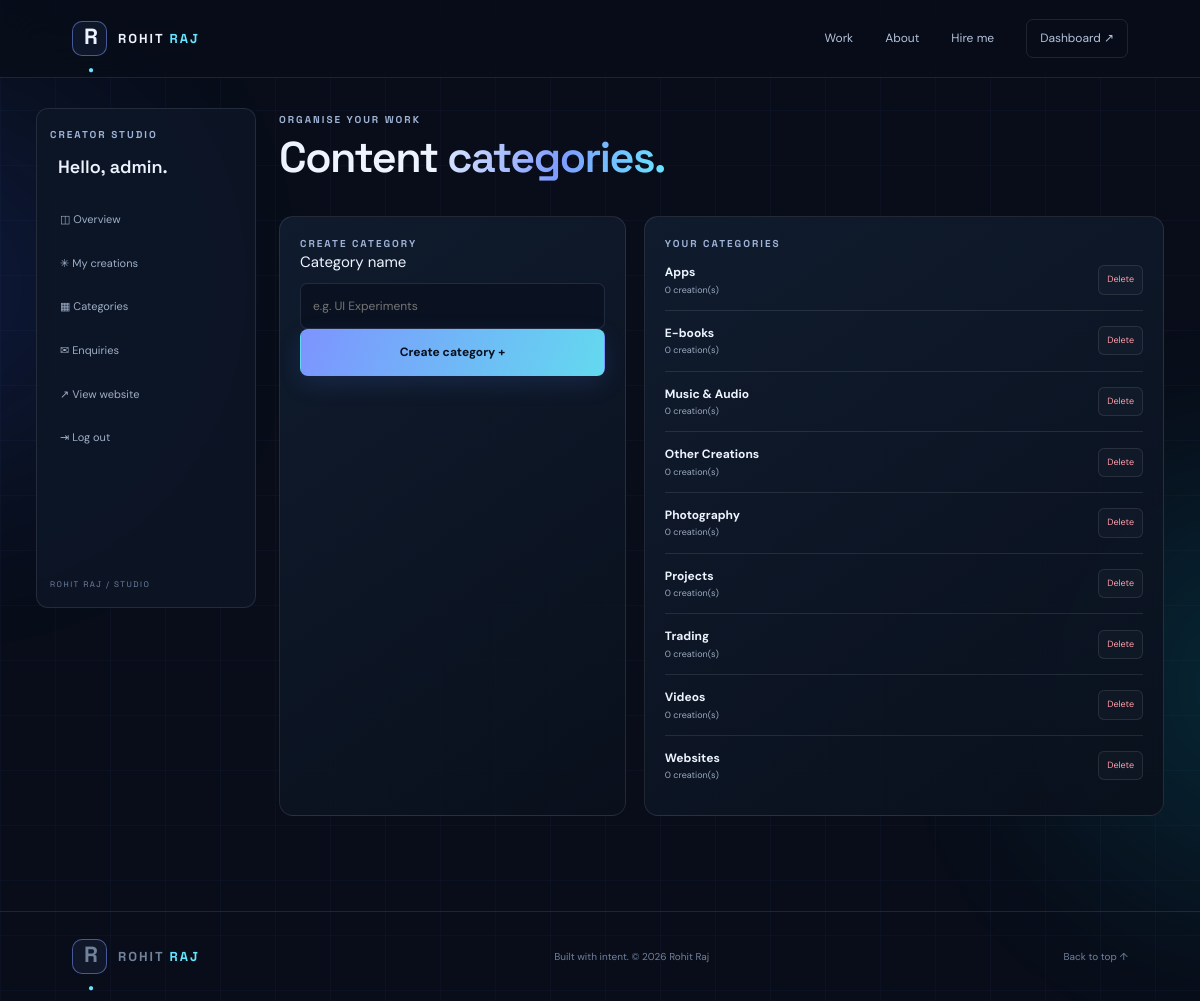
The page /admin/categories (signed in) on the database its author committed.
### app.py (models this page shows)
class Category(db.Model):
    id = db.Column(db.Integer, primary_key=True)
    name = db.Column(db.String(80), unique=True, nullable=False)
    slug = db.Column(db.String(100), unique=True, nullable=False)

### app.py (the view, shortened to what this page needs)
@app.route("/admin/categories",methods=["GET","POST"])
@admin_required
def categories_page():
    return render_template("admin/categories.html",categories=Category.query.order_by(Category.name).all())

### app.py (called while the page is built)
def admin_required(fn):
    @wraps(fn)
    def inner(*args, **kwargs):
        if not session.get("admin_id"): return redirect(url_for("admin_login", next=request.path))
        return fn(*args, **kwargs)
    return inner

@app.context_processor
def globals_for_templates():
    return {"site_name":"ROHIT RAJ","current_year":datetime.now().year,"logged_in":bool(session.get("admin_id"))}

### templates/admin/categories.html
{% extends "admin/base_admin.html" %}{% block title %}Categories — Rohit Raj{% endblock %}{% block admin_content %}<div class="admin-head"><div><div class="kicker">ORGANISE YOUR WORK</div><h1>Content <span class="gradient">categories.</span></h1></div></div><div class="category-grid"><form method="post" class="panel"><div class="kicker">CREATE CATEGORY</div><label>Category name<input name="name" required maxlength="80" placeholder="e.g. UI Experiments"></label><button class="btn primary full">Create category +</button></form><div class="panel"><div class="kicker">YOUR CATEGORIES</div>{% for c in categories %}<div class="category-row"><span><b>{{ c.name }}</b><small>{{ c.creations|length }} creation(s)</small></span>{% if not c.creations %}<form method="post" action="{{ url_for('delete_category',cat_id=c.id) }}"><button class="mini danger">Delete</button></form>{% else %}<small>In use</small>{% endif %}</div>{% endfor %}</div></div>{% endblock %}

### templates/admin/base_admin.html
{% extends "base.html" %}{% block content %}<div class="admin-layout"><aside class="sidebar"><div class="kicker">CREATOR STUDIO</div><h3>Hello, {{ session.get('admin_username','Admin') }}.</h3><nav><a href="{{ url_for('admin_dashboard') }}">◫ Overview</a><a href="{{ url_for('admin_creations') }}">✳ My creations</a><a href="{{ url_for('categories_page') }}">▦ Categories</a><a href="{{ url_for('messages_page') }}">✉ Enquiries</a><a href="{{ url_for('index') }}" target="_blank">↗ View website</a><a href="{{ url_for('admin_logout') }}">⇥ Log out</a></nav><small>ROHIT RAJ / STUDIO</small></aside><section class="admin-main">{% block admin_content %}{% endblock %}</section></div>{% endblock %}

### templates/base.html (shortened to what this page needs)
<!doctype html><html lang="en"><head><link rel="stylesheet" href="{{ url_for('static',filename='css/style.css') }}"></head><body><div class="ambient a2"></div><header class="topbar"><a class="brand" href="{{ url_for('index') }}"><span class="brand-mark">R<span>.</span></span><span>ROHIT <em>RAJ</em></span></a><nav class="nav-links"><a href="{{ url_for('index') }}#work">Work</a><a href="{{ url_for('index') }}#about">About</a><a href="{{ url_for('index') }}#contact">Hire me</a>{% if logged_in %}<a class="nav-admin" href="{{ url_for('admin_dashboard') }}">Dashboard ↗</a>{% else %}<a class="nav-admin" href="{{ url_for('admin_login') }}">Admin</a>{% endif %}</nav></header><main>{% block content %}{% endblock %}</main><footer class="footer"><a class="brand" href="{{ url_for('index') }}"><span class="brand-mark">R<span>.</span></span><span>ROHIT <em>RAJ</em></span></a><span>Built with intent. © {{ current_year }} Rohit Raj</span><a href="#top">Back to top ↑</a></footer></body></html>

### style.css (style rules this page uses)
:root { --bg:#080d19;--panel:#101a2b;--text:#edf4ff;--muted:#9baac0;--blue:#7895ff;--cyan:#65e5ff;--line:#ffffff19;--display:'Space Grotesk',sans-serif;--body:'DM Sans',sans-serif }
* { box-sizing:border-box }
html { scroll-behavior:smooth;scroll-padding-top:90px }
body { margin:0;background:var(--bg);color:var(--text);font:15px/1.7 var(--body);overflow-x:hidden;background-image:linear-gradient(#6b8dff09 1px,transparent 1px),linear-gradient(90deg,#6b8dff09 1px,transparent 1px);background-size:55px 55px }
a { color:inherit;text-decoration:none }
input,textarea,select,button { font:inherit }
.ambient { position:fixed;width:370px;height:370px;border-radius:50%;filter:blur(110px);opacity:.15;pointer-events:none;z-index:-1 }
.a2 { background:#00d5ee;right:-250px;top:50% }
.topbar { height:78px;padding:0 6%;display:flex;align-items:center;justify-content:space-between;border-bottom:1px solid var(--line);position:sticky;top:0;background:#080d19d9;backdrop-filter:blur(18px);z-index:50 }
.brand { display:flex;align-items:center;gap:11px;font:700 13px var(--display);letter-spacing:2px }
.brand em { font-style:normal;color:var(--cyan) }
.brand-mark { width:35px;height:35px;border:1px solid #7895ff88;border-radius:10px;display:grid;place-items:center;font-size:22px;letter-spacing:-3px;background:#7895ff12 }
.brand-mark span { color:var(--cyan) }
.nav-links { display:flex;gap:32px;align-items:center;color:#b4c3da;font-size:12px }
.nav-admin { padding:8px 13px;border:1px solid var(--line);border-radius:7px }
.eyebrow,.kicker { font:700 10px var(--display);letter-spacing:2px;color:#9eb3d5 }
.gradient { background:linear-gradient(105deg,#dce7ff,#7e9cff 52%,#67e7ff);color:transparent;background-clip:text;-webkit-background-clip:text }
.btn { display:inline-flex;align-items:center;justify-content:center;gap:18px;padding:12px 17px;border-radius:8px;border:1px solid transparent;font-size:12px;font-weight:700;cursor:pointer;transition:.2s }
.primary { color:#07101f;background:linear-gradient(110deg,#7d94ff,#63d9ef);box-shadow:0 8px 25px #5988ff24 }
.form,.panel,.detail-aside { border:1px solid var(--line);border-radius:14px;background:linear-gradient(145deg,#111d30e8,#0a101ce8);padding:23px;min-width:0 }
.form input,.form textarea,.form select,.editor input,.editor textarea,.editor select,.category-grid input,.status-form select { display:block;width:100%;margin-top:7px;border:1px solid #9fb8e226;border-radius:7px;background:#0a1221;color:var(--text);padding:12px;outline:none;font-size:12px }
.full { width:100% }
.footer { min-height:90px;border-top:1px solid var(--line);padding:22px 6%;display:flex;align-items:center;justify-content:space-between;gap:18px;color:#71829d;font-size:10px }
.admin-layout { width:min(1320px,94%);margin:30px auto 75px;display:grid;grid-template-columns:220px minmax(0,1fr);gap:23px;align-items:start }
.sidebar { position:sticky;top:100px;border:1px solid var(--line);border-radius:12px;padding:19px 13px;background:#0d1626ed;min-height:500px }
.sidebar h3 { font:600 18px var(--display);margin:14px 8px 22px }
.sidebar nav { display:grid;gap:5px }
.sidebar nav a { padding:10px;border-radius:7px;color:#9eafc8;font-size:11px }
.sidebar>small { position:absolute;bottom:18px;color:#7185a5;font:8px var(--display);letter-spacing:1.5px }
.admin-main { min-width:0 }
.admin-head { display:flex;justify-content:space-between;align-items:center;gap:20px;margin:5px 0 27px }
.admin-head h1 { font:600 clamp(30px,4vw,43px)/1.1 var(--display);letter-spacing:-1.5px;margin:8px 0 }
.panel { margin-bottom:20px;padding:20px }
.mini { border:1px solid var(--line);background:#ffffff06;color:#b9cbe5;padding:6px 8px;border-radius:6px;font-size:9px;cursor:pointer;white-space:nowrap }
.danger { color:#ff9da9 }
.category-grid { display:grid;grid-template-columns:.8fr 1.2fr;gap:18px }
.category-row { display:flex;align-items:center;justify-content:space-between;padding:12px 0;border-bottom:1px solid var(--line) }
.category-row:last-child { border:0 }
.category-row b,.category-row small { display:block }
.category-row b { font-size:12px }
.category-row small { font-size:9px;color:var(--muted) }

### rows shown on the page
Category: name "Apps", creations|length "0"
Category: name "E-books", creations|length "0"
Category: name "Music & Audio", creations|length "0"
Category: name "Other Creations", creations|length "0"
Category: name "Photography", creations|length "0"
Category: name "Projects", creations|length "0"
Category: name "Trading", creations|length "0"
Category: name "Videos", creations|length "0"
Category: name "Websites", creations|length "0"

### other values the page prints
{{ session.get('admin_username','Admin') }} "admin"
